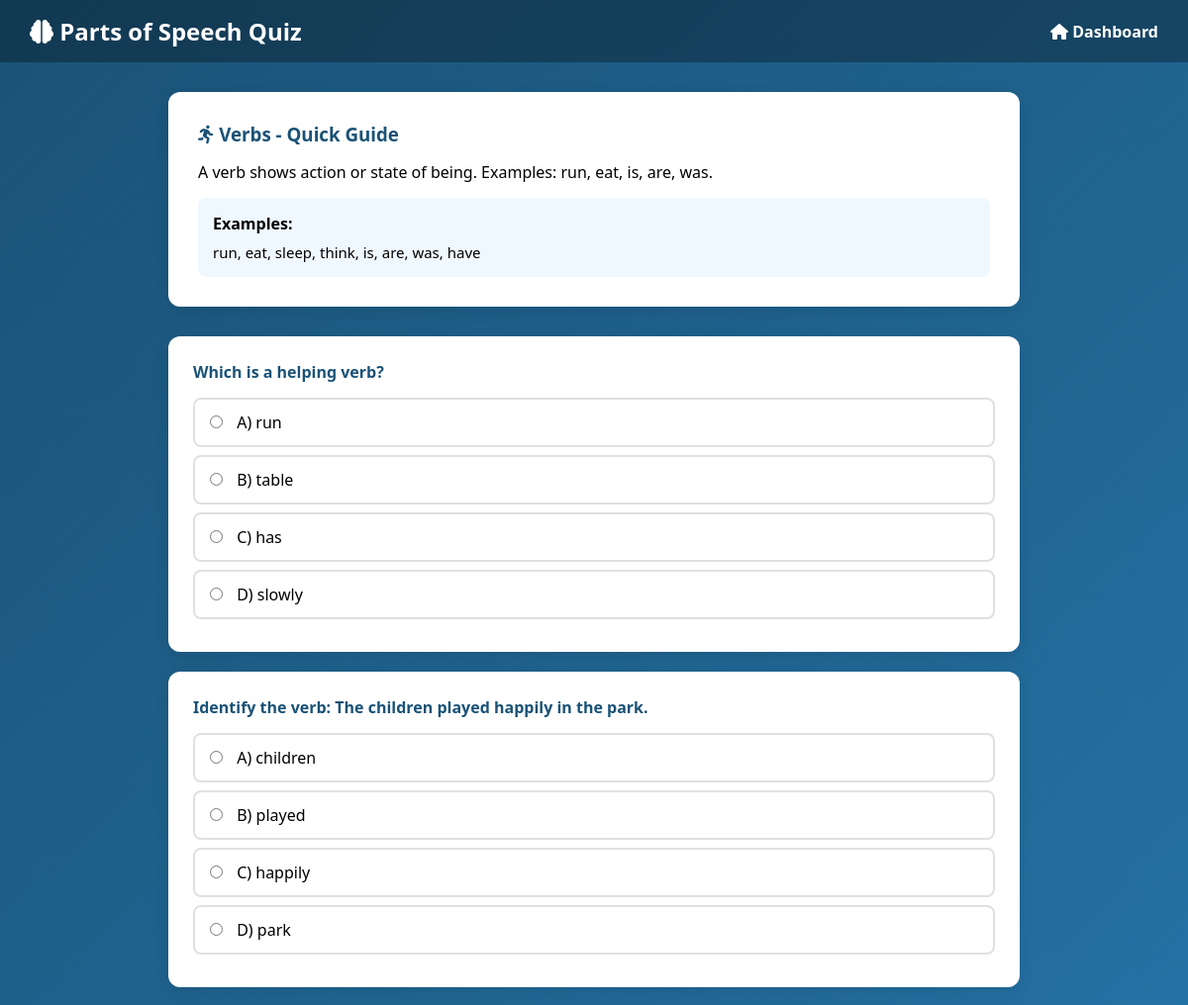
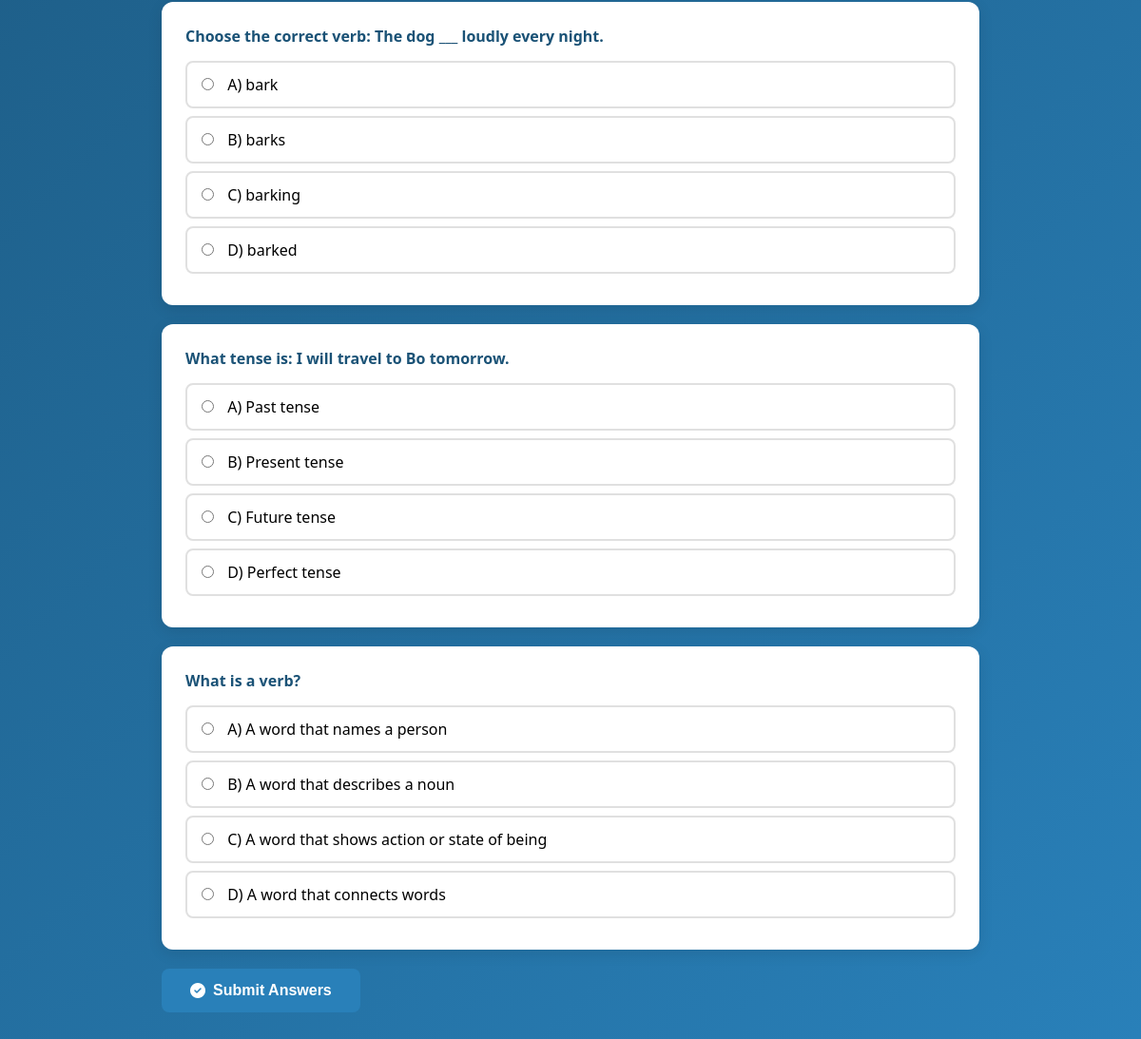
/quiz.php?topic=Verbs (signed in), run on the app's committed database (2 pictures, top to bottom).
### tables this page shows
CREATE TABLE quiz_questions (
    id INT PRIMARY KEY AUTO_INCREMENT,
    topic VARCHAR(100) NOT NULL,
    question TEXT NOT NULL,
    option_a VARCHAR(255) NOT NULL,
    option_b VARCHAR(255) NOT NULL,
    option_c VARCHAR(255) NOT NULL,
    option_d VARCHAR(255) NOT NULL,
    correct_answer CHAR(1) NOT NULL,
    explanation TEXT,
    created_at TIMESTAMP DEFAULT CURRENT_TIMESTAMP
);

### config.php (called while the page is built, shortened)
<?php
function h($string)
{
    return htmlspecialchars($string, ENT_QUOTES, 'UTF-8');
}
?>

### quiz.php (the view, shortened to what this page needs)
<?php
require_once 'config.php';
$db = getDB();
$topic = $_GET['topic'] ?? '';
$topics = [
    'Nouns' => ['icon' => 'fa-cube', 'desc' => 'A noun names a person, place, thing, or idea. Examples: teacher, Freetown, book, freedom.'],
    'Pronouns' => ['icon' => 'fa-user', 'desc' => 'A pronoun replaces a noun. Examples: he, she, it, they, mine, yours.'],
    'Verbs' => ['icon' => 'fa-running', 'desc' => 'A verb shows action or state of being. Examples: run, eat, is, are, was.'],
    'Adverbs' => ['icon' => 'fa-tachometer-alt', 'desc' => 'An adverb modifies a verb, adjective, or another adverb. Examples: quickly, very, well.'],
    'Adjectives' => ['icon' => 'fa-paint-brush', 'desc' => 'An adjective describes a noun. Examples: red, tall, beautiful, three.'],
    'Prepositions' => ['icon' => 'fa-arrow-right', 'desc' => 'A preposition shows relationship. Examples: on, under, between, through.'],
    'Conjunctions' => ['icon' => 'fa-link', 'desc' => 'A conjunction joins words or sentences. Examples: and, but, or, because.'],
    'Interjections' => ['icon' => 'fa-exclamation', 'desc' => 'An interjection expresses emotion. Examples: Wow!, Ouch!, Hurray!']
];
$examples = [
    'Nouns' => 'teacher, Freetown, book, happiness, team',
    'Pronouns' => 'I, you, he, she, it, we, they, mine, yours',
    'Verbs' => 'run, eat, sleep, think, is, are, was, have',
    'Adverbs' => 'quickly, very, well, yesterday, here, carefully',
    'Adjectives' => 'red, tall, beautiful, three, happy, old',
    'Prepositions' => 'on, in, at, under, between, through, by',
    'Conjunctions' => 'and, but, or, because, although, so, yet',
    'Interjections' => 'Wow!, Ouch!, Hurray!, Oh!, Alas!, Bravo!'
];
$questions = [];
if ($topic && isset($topics[$topic])) {
    $stmt = $db->prepare("SELECT * FROM quiz_questions WHERE topic = ? ORDER BY RAND() LIMIT 10");
    $stmt->execute([$topic]);
    $questions = $stmt->fetchAll();
}
$score = null;
$results = [];
$show_results = false;
?>
<!DOCTYPE html>
<html lang="en">
<head>
    <link rel="stylesheet" href="https://cdnjs.cloudflare.com/ajax/libs/font-awesome/6.4.0/css/all.min.css">
</head>
<body>
    <div class="quiz-header">
        <h2><i class="fas fa-brain"></i> Parts of Speech Quiz</h2><a href="system.php"><i class="fas fa-home"></i>
            Dashboard</a>
    </div>
    <div class="container">
        <?php if ($show_results): ?>
            <div class="result-card">
                <h2>Quiz Complete!</h2>
                <p style="color:#666">Topic:
                    <?= h($topic) ?>
                </p>
                <div class="score-circle"
                    style="background:<?= $percentage >= 70 ? '#d4edda' : '#f8d7da' ?>;color:<?= $percentage >= 70 ? '#27ae60' : '#e74c3c' ?>">
                    <?= $percentage ?>%
                </div>
                <p style="font-size:18px">You got <strong>
                        <?= $score ?>
                    </strong> out of <strong>
                        <?= count($results) ?>
                    </strong> correct</p>
                <?php if ($percentage >= 70): ?>
                    <p style="color:#27ae60"><i class="fas fa-check-circle"></i> Great job! You passed!</p>
                <?php else: ?>
                    <p style="color:#e74c3c"><i class="fas fa-redo"></i> Keep practicing!</p>
                <?php endif; ?>
            </div>
            <h3 style="color:white;margin:20px 0">Review Answers</h3>
            <?php foreach ($results as $r): ?>
                <div class="result-item <?= $r['is_correct'] ? 'correct' : 'wrong' ?>">
                    <h4>
                        <?= h($r['question']['question']) ?>
                    </h4>
                    <p>Your answer: <span class="<?= $r['is_correct'] ? 'correct-answer' : 'wrong-answer' ?>">
                            <?= h($r['user_answer'] ?: 'Not answered') ?>
                        </span></p>
                    <?php if (!$r['is_correct']): ?>
                        <p>Correct: <span class="correct-answer">
                                <?= h($r['question']['correct_answer']) ?>)
                                <?= h($r['question']['option_' . strtolower($r['question']['correct_answer'])]) ?>
                            </span></p>
                    <?php endif; ?>
                    <div class="explanation"><strong>Explanation:</strong>
                        <?= h($r['question']['explanation']) ?>
                    </div>
                </div>
            <?php endforeach; ?>
            <a href="quiz.php?topic=<?= urlencode($topic) ?>" class="btn btn-primary"><i class="fas fa-redo"></i> Try
                Again</a>
            <a href="quiz.php" class="btn btn-primary" style="background:white;color:#2980b9;margin-left:10px">All
                Topics</a>
        <?php elseif ($topic && !empty($questions)): ?>
            <div class="guide-section">
                <h3><i class="fas <?= $topics[$topic]['icon'] ?>"></i>
                    <?= h($topic) ?> - Quick Guide
                </h3>
                <p>
                    <?= $topics[$topic]['desc'] ?>
                </p>
                <div class="examples"><strong>Examples:</strong>
                    <p style="margin-top:8px;font-size:15px">
                        <?= $examples[$topic] ?? '' ?>
                    </p>
                </div>
            </div>
            <form method="POST" action="quiz.php?action=submit">
                <?php foreach ($questions as $q): ?>
                    <div class="question-card">
                        <h4>
                            <?= h($q['question']) ?>
                        </h4>
                        <div class="options">
                            <label><input type="radio" name="answers[<?= $q['id'] ?>]" value="A" required> A)
                                <?= h($q['option_a']) ?>
                            </label>
                            <label><input type="radio" name="answers[<?= $q['id'] ?>]" value="B"> B)
                                <?= h($q['option_b']) ?>
                            </label>
                            <label><input type="radio" name="answers[<?= $q['id'] ?>]" value="C"> C)
                                <?= h($q['option_c']) ?>
                            </label>
                            <label><input type="radio" name="answers[<?= $q['id'] ?>]" value="D"> D)
                                <?= h($q['option_d']) ?>
                            </label>
                        </div>
                    </div>
                <?php endforeach; ?>
                <button type="submit" class="btn btn-primary"><i class="fas fa-check-circle"></i> Submit Answers</button>
            </form>
        <?php endif; ?>
    </div>
</body>
</html>

### quiz.php (style rules this page uses)
* { margin: 0; padding: 0; box-sizing: border-box }
body { font-family: 'Segoe UI', Tahoma, Geneva, Verdana, sans-serif; background: linear-gradient(135deg, #1a5276, #2980b9); min-height: 100vh }
.quiz-header { background: rgba(0, 0, 0, 0.3); padding: 15px 30px; display: flex; justify-content: space-between; align-items: center; color: white; flex-wrap: wrap; gap: 10px }
.quiz-header a { color: white; text-decoration: none; font-weight: 600 }
.container { max-width: 900px; margin: 30px auto; padding: 0 20px }
.guide-section { background: white; border-radius: 12px; padding: 30px; margin-bottom: 30px; box-shadow: 0 4px 15px rgba(0, 0, 0, 0.1) }
.guide-section h3 { color: #1a5276; margin-bottom: 15px }
.guide-section .examples { background: #f0f8ff; padding: 15px; border-radius: 8px; margin-top: 15px }
.question-card { background: white; border-radius: 12px; padding: 25px; margin-bottom: 20px; box-shadow: 0 4px 15px rgba(0, 0, 0, 0.1) }
.question-card h4 { color: #1a5276; margin-bottom: 15px }
.options label { display: block; padding: 12px 15px; margin: 8px 0; border: 2px solid #e0e0e0; border-radius: 8px; cursor: pointer; transition: all 0.3s }
.options input { margin-right: 10px }
.btn { padding: 14px 30px; border: none; border-radius: 8px; font-size: 16px; font-weight: 600; cursor: pointer; text-decoration: none; display: inline-flex; align-items: center; gap: 8px; transition: all 0.3s; color: white }
.btn-primary { background: #2980b9 }

### data on the page
quiz_questions: question "Which is a helping verb?", option_a "run", option_b "table", option_c "has", option_d "slowly"
quiz_questions: question "Identify the verb: The children played happily in the park.", option_a "children", option_b "played", option_c "happily", option_d "park"
quiz_questions: question "Choose the correct verb: The dog ___ loudly every night.", option_a "bark", option_b "barks", option_c "barking", option_d "barked"
quiz_questions: question "What tense is: I will travel to Bo tomorrow.", option_a "Past tense", option_b "Present tense", option_c "Future tense", option_d "Perfect tense"
quiz_questions: question "What is a verb?", option_a "A word that names a person", option_b "A word that describes a noun", option_c "A word that shows action or state of being", option_d "A word that connects words"

### other printed values
$topic "Verbs"
$topics[$topic]['desc'] "A verb shows action or state of being. Examples: run, eat, is, are, was."
$examples[$topic] "run, eat, sleep, think, is, are, was, have"
